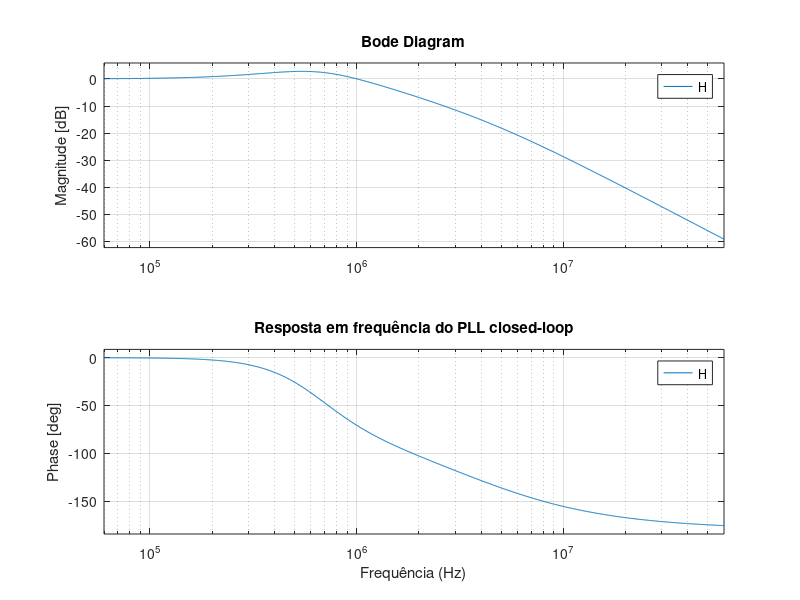
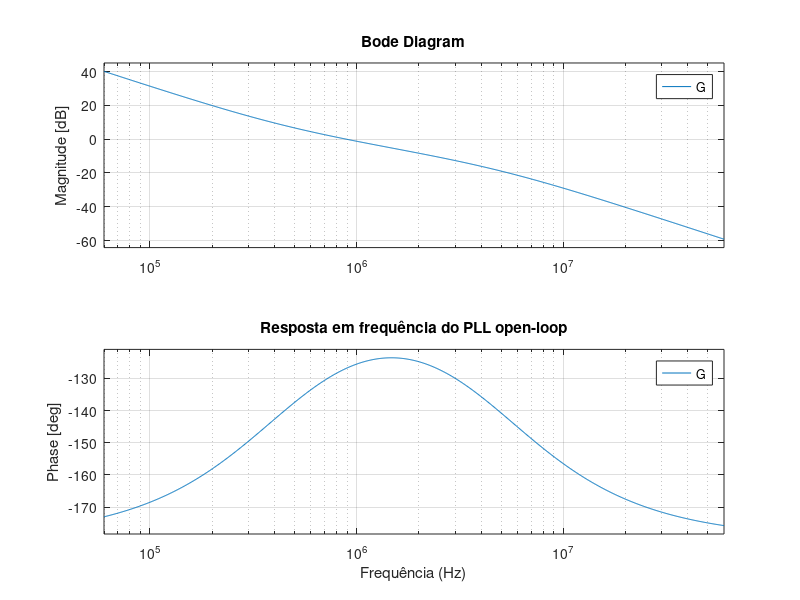
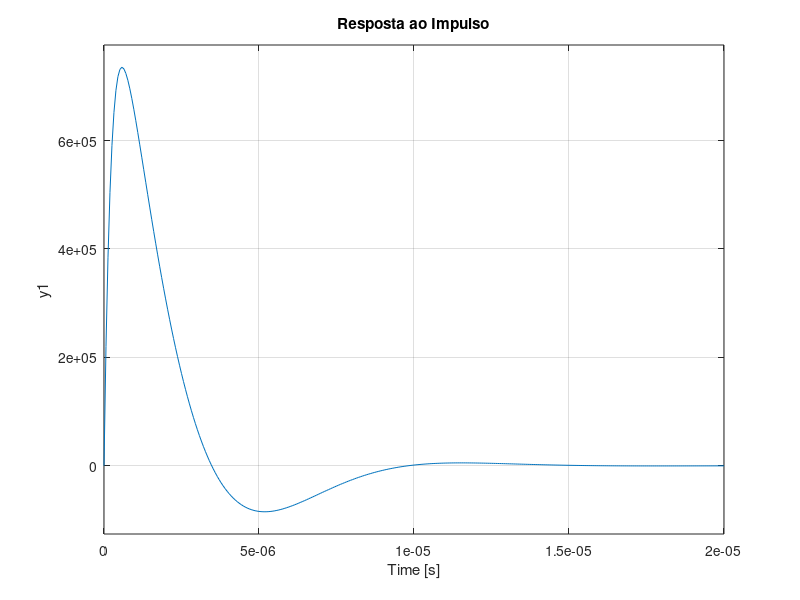
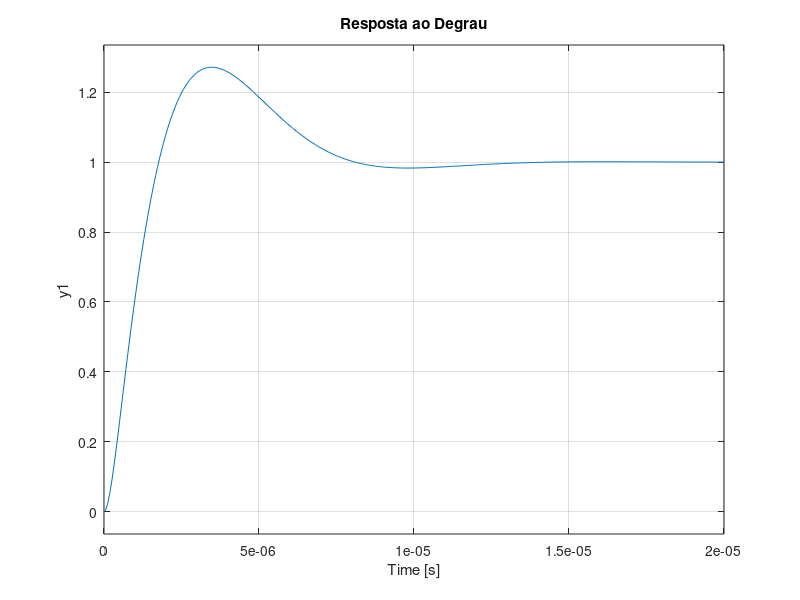

The MATLAB source for these figures, in order:
clc; clear; close all;


N = 5;
A0 = 1;
KVCO = 10e6;
I = 1e-3;
Kphase = I / (2 * pi);

zeta = 0.707;
t_n = 10e-6;
f_n = 1 / t_n;
omega_n = 2 * pi * f_n;

% Exibir os valores calculados
fprintf('Frequência natural (f_n): %.3f Hz\n', f_n);
fprintf('Tempo natural (t_n): %.3g s\n', t_n);
fprintf('Fator de amortecimento (zeta): %.3f\n', zeta);


% Definição dos parâmetros do PLL
C1 = (Kphase * KVCO) / (N * omega_n^2);
C2 = C1 / 10;
R1 = (zeta * 4 * pi * N * omega_n) / (I * KVCO);


% Exibir os valores calculados
fprintf('C1: %.3g F\n', C1);
fprintf('C2: %.3g F\n', C2);
fprintf('R1: %.3g R\n', R1);


% Definição da variável Laplace
s = tf('s');


Fnum = s * C1 * R1 + 1;
Fden = s^2 * C1 * C2 * R1 + s * (C1+ C2);
F = Fnum / Fden;

K = A0 * Kphase * KVCO / N;

G = K * F / s;

Hnum = G;
Hden = 1 + G;
H = Hnum / Hden;




% Frequência absoluta para análise de resposta em frequência
omega_n_meas = sqrt(KVCO * Kphase / (N * (C1 + C2)));
f_n_meas = omega_n_meas / (2 * pi);
omega = logspace(log10(0.1 * omega_n_meas), log10(100 * omega_n_meas), 1000);

zeta_meas = (C1 * R1 / 2) * sqrt(KVCO * Kphase / (N * (C1 + C2)));
t_s_meas = 4 / (zeta_meas * omega_n_meas);

t_n_meas = 1 / f_n_meas;

% Exibir os valores calculados
fprintf('Frequência natural (f_n_meas): %.3f Hz\n', f_n_meas);
fprintf('Tempo natural (t_n_meas): %.3g s\n', t_n_meas);
fprintf('Fator de amortecimento (zeta_meas): %.3f\n', zeta_meas);
fprintf('Tempo de estabilização (t_s_meas): %.3g s\n', t_s_meas);

% Plotando resposta em frequência (Bode Plot)
figure;
bode(H, omega);
grid on;
title('Resposta em frequência do PLL closed-loop');
xlabel('Frequência (Hz)');

% Plotando resposta em frequência (Bode Plot)
figure;
bode(G, omega);
grid on;
title('Resposta em frequência do PLL open-loop');
xlabel('Frequência (Hz)');

% Plotando resposta ao impulso
figure;
impulse(H);
grid on;
title('Resposta ao Impulso');

% Plotando resposta ao degrau
figure;
step(H);
grid on;
title('Resposta ao Degrau');

% Plotando polos e zeros da malha aberta (G)
figure;
pzmap(G);
grid on;
title('Polos e Zeros da Malha Aberta (G)');

% Plotando polos e zeros da malha fechada (H)
figure;
pzmap(H);
grid on;
title('Polos e Zeros da Malha Fechada (H)');
